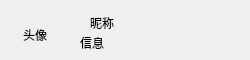
<?xml version="1.0" encoding="UTF-8"?>
<ui version="4.0">
 <class>Frienditem</class>
 <widget class="QWidget" name="Frienditem">
  <property name="geometry">
   <rect>
    <x>0</x>
    <y>0</y>
    <width>250</width>
    <height>60</height>
   </rect>
  </property>
  <property name="minimumSize">
   <size>
    <width>250</width>
    <height>60</height>
   </size>
  </property>
  <property name="maximumSize">
   <size>
    <width>250</width>
    <height>60</height>
   </size>
  </property>
  <property name="windowTitle">
   <string>Form</string>
  </property>
  <widget class="QLabel" name="message">
   <property name="geometry">
    <rect>
     <x>80</x>
     <y>30</y>
     <width>190</width>
     <height>25</height>
    </rect>
   </property>
   <property name="minimumSize">
    <size>
     <width>190</width>
     <height>25</height>
    </size>
   </property>
   <property name="maximumSize">
    <size>
     <width>190</width>
     <height>25</height>
    </size>
   </property>
   <property name="text">
    <string>信息</string>
   </property>
  </widget>
  <widget class="QLabel" name="nickname">
   <property name="geometry">
    <rect>
     <x>90</x>
     <y>10</y>
     <width>100</width>
     <height>25</height>
    </rect>
   </property>
   <property name="minimumSize">
    <size>
     <width>100</width>
     <height>25</height>
    </size>
   </property>
   <property name="maximumSize">
    <size>
     <width>100</width>
     <height>25</height>
    </size>
   </property>
   <property name="text">
    <string>昵称</string>
   </property>
  </widget>
  <widget class="QLabel" name="headshot">
   <property name="geometry">
    <rect>
     <x>10</x>
     <y>10</y>
     <width>50</width>
     <height>50</height>
    </rect>
   </property>
   <property name="minimumSize">
    <size>
     <width>50</width>
     <height>50</height>
    </size>
   </property>
   <property name="maximumSize">
    <size>
     <width>50</width>
     <height>50</height>
    </size>
   </property>
   <property name="text">
    <string>头像</string>
   </property>
   <property name="alignment">
    <set>Qt::AlignCenter</set>
   </property>
  </widget>
 </widget>
 <resources/>
 <connections/>
</ui>
